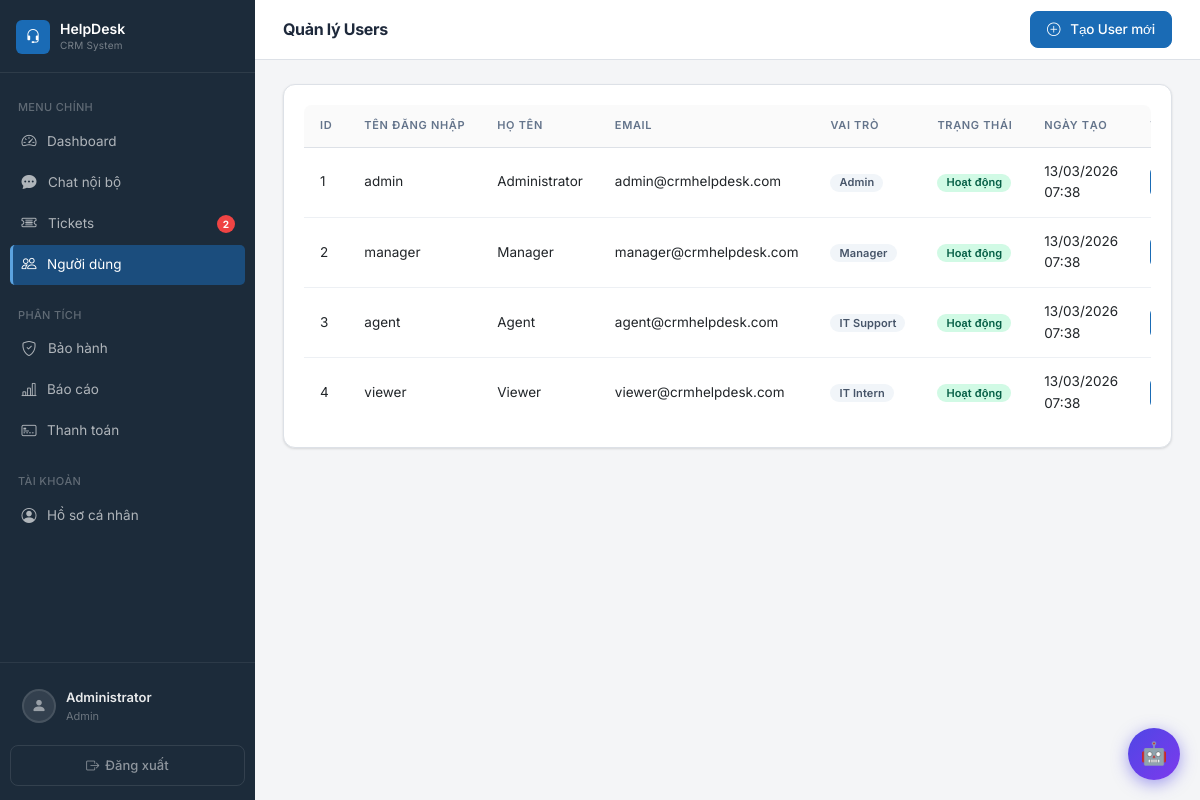
/users.php (signed in), run on the app's committed database.
### tables this page shows
CREATE TABLE IF NOT EXISTS users (
    id INT AUTO_INCREMENT PRIMARY KEY,
    username VARCHAR(50) NOT NULL UNIQUE,
    password VARCHAR(255) NOT NULL,
    fullname VARCHAR(100) NOT NULL,
    email VARCHAR(100) NOT NULL UNIQUE,
    phone VARCHAR(20),
    avatar VARCHAR(255) DEFAULT NULL,
    role_id INT NOT NULL,
    status ENUM('active', 'inactive') DEFAULT 'active',
    created_at TIMESTAMP DEFAULT CURRENT_TIMESTAMP,
    FOREIGN KEY (role_id) REFERENCES roles(id) ON DELETE CASCADE
);

CREATE TABLE IF NOT EXISTS roles (
    id INT AUTO_INCREMENT PRIMARY KEY,
    name VARCHAR(50) NOT NULL UNIQUE,
    hierarchy_level TINYINT UNSIGNED NOT NULL DEFAULT 99
);

### includes/auth.php (called while the page is built, shortened)
<?php
require_once 'controllers/authController.php';
$authController = new AuthController();
function getCurrentUser() {
    global $authController;
    return $authController->getCurrentUser();
}
function hasRole($roleName) {
    global $authController;
    return $authController->hasRole($roleName);
}
function hasAnyRole($roles) {
    global $authController;
    return $authController->hasAnyRole($roles);
}
function requireRole($roleName) {
    global $authController;
    $authController->requireRole($roleName);
}
function getUserDisplayName() {
    $user = getCurrentUser();
    return $user ? $user['fullname'] : 'Guest';
}
function getUserRoleDisplayName() {
    $user = getCurrentUser();
    return $user ? $user['role_name'] : '';
}
?>

### controllers/authController.php (called while the page is built, shortened)
<?php
require_once __DIR__ . '/../models/User.php';
class AuthController {
    private $userModel;
    public function __construct() {
        $this->userModel = new User();
    }
    public function isLoggedIn() {
        return isset($_SESSION['user_id']);
    }
    public function getCurrentUser() {
        return [
            'id' => $_SESSION['user_id'],
            'username' => $_SESSION['username'],
            'fullname' => $_SESSION['fullname'],
            'role_id' => $_SESSION['role_id'],
            'role_name' => $_SESSION['role_name']
        ];
    }
    public function hasRole($roleName) {
        $user = $this->getCurrentUser();
        return $user['role_name'] === $roleName;
    }
    public function hasAnyRole($roles) {
        $user = $this->getCurrentUser();
        return in_array($user['role_name'], $roles);
    }
    public function requireLogin() {
        $user = $this->userModel->findById($_SESSION['user_id']);
    }
    public function requireRole($roleName) {
        $this->requireLogin();
    }
}
?>

### models/User.php (called while the page is built, shortened)
<?php
require_once __DIR__ . '/../config/database.php';
class User {
    private $pdo;
    public function __construct() {
        global $pdo;
        $this->pdo = $pdo;
    }
    public function findById($id) {
        $stmt = $this->pdo->prepare("SELECT u.*, r.name as role_name FROM users u JOIN roles r ON u.role_id = r.id WHERE u.id = ?");
        $stmt->execute([$id]);
        return $stmt->fetch();
    }
    public function getAll() {
        $stmt = $this->pdo->query("SELECT u.*, r.name as role_name FROM users u JOIN roles r ON u.role_id = r.id ORDER BY u.created_at DESC");
        return $stmt->fetchAll();
    }
}
?>

### controllers/userController.php (called while the page is built, shortened)
<?php
require_once __DIR__ . '/../models/User.php';
require_once __DIR__ . '/authController.php';
class UserController {
    private $userModel;
    private $authController;
    public function __construct() {
        $this->userModel = new User();
        $this->authController = new AuthController();
    }
    public function getUsers() {
        $this->authController->requireRole('Admin');
        return $this->userModel->getAll();
    }
}
?>

### includes/functions.php (called while the page is built, shortened)
<?php
function formatDate($date, $format = 'd/m/Y H:i') {
    return date($format, strtotime($date));
}
?>

### users.php (the view, shortened to what this page needs)
<?php
require_once 'includes/auth.php';
require_once 'includes/functions.php';
require_once 'controllers/userController.php';
requireRole('Admin');
$userController = new UserController();
$action = $_GET['action'] ?? 'list';
switch ($action) {
    default:
        $pageTitle = 'Quản lý Users';
        $pageActions = '<a href="users.php?action=create" class="btn btn-primary">
            <i class="bi bi-plus-circle me-1"></i>Tạo User mới
        </a>';
        $users = $userController->getUsers();
        break;
}
include 'includes/header.php';
?>
<?php if ($action === 'list'): ?>
    <div class="card">
        <div class="card-body">
            <?php if (empty($users)): ?>
                <p class="text-muted text-center py-4">Chưa có user nào.</p>
            <?php else: ?>
                <div class="table-responsive">
                    <table class="table table-hover">
                        <thead>
                            <tr>
                                <th>ID</th>
                                <th>Tên đăng nhập</th>
                                <th>Họ tên</th>
                                <th>Email</th>
                                <th>Vai trò</th>
                                <th>Trạng thái</th>
                                <th>Ngày tạo</th>
                                <th>Thao tác</th>
                            </tr>
                        </thead>
                        <tbody>
                            <?php foreach ($users as $user): ?>
                                <tr>
                                    <td><?php echo $user['id']; ?></td>
                                    <td><?php echo htmlspecialchars($user['username']); ?></td>
                                    <td><?php echo htmlspecialchars($user['fullname']); ?></td>
                                    <td><?php echo htmlspecialchars($user['email']); ?></td>
                                    <td>
                                        <span class="badge bg-secondary"><?php echo $user['role_name']; ?></span>
                                    </td>
                                    <td>
                                        <span class="badge bg-<?php echo ($user['status'] === 'active') ? 'success' : 'danger'; ?>">
                                            <?php echo ($user['status'] === 'active') ? 'Hoạt động' : 'Khóa'; ?>
                                        </span>
                                    </td>
                                    <td><?php echo formatDate($user['created_at']); ?></td>
                                    <td>
                                    </td>
                                </tr>
                            <?php endforeach; ?>
                        </tbody>
                    </table>
                </div>
            <?php endif; ?>
        </div>
    </div>
<?php endif; ?>
<?php include 'includes/footer.php'; ?>

### includes/header.php (shortened to what this page needs)
<!DOCTYPE html>
<html lang="vi">
<head>
    <link href="assets/css/bootstrap.min.css" rel="stylesheet">
    <link href="assets/icons/bootstrap-icons.css" rel="stylesheet">
</head>
<body>
<?php
$sidebarUser = null;
if (isset($userFull)) {
    $sidebarUser = $userFull;
} else {
    global $pdo;
    $cu = getCurrentUser();
    if ($cu && $pdo) {
        $stmt = $pdo->prepare("SELECT avatar FROM users WHERE id = ?");
        $stmt->execute([$cu['id']]);
        $sidebarUser = $stmt->fetch();
    }
}
$currentPage = basename($_SERVER['PHP_SELF']);
$_sidebarBadge = 0;
if (hasAnyRole(['Admin', 'Manager', 'IT Helpdesk']) && isset($pdo)) {
    try {
        $stmt = $pdo->query("
            SELECT COUNT(*) FROM tickets t
            JOIN statuses s ON t.status_id = s.id
            WHERE t.assigned_to IS NULL AND s.name != 'Đã đóng'
        ");
        $_sidebarBadge = (int)$stmt->fetchColumn();
    } catch (\PDOException $e) {
        $_sidebarBadge = 0;
    }
}
?>
<nav class="sidebar" id="sidebar">
    <div class="sidebar-brand">
        <div class="sidebar-brand-icon">
            <i class="bi bi-headset"></i>
        </div>
        <div>
            <div class="sidebar-brand-text">HelpDesk</div>
            <div class="sidebar-brand-sub">CRM System</div>
        </div>
    </div>
    <div class="sidebar-nav">
        <div class="sidebar-label">Menu chính</div>
        <a href="dashboard.php" class="sidebar-link <?php echo $currentPage === 'dashboard.php' ? 'active' : ''; ?>">
            <i class="bi bi-speedometer2"></i>
            Dashboard
        </a>
        <a href="chat.php" class="sidebar-link <?php echo $currentPage === 'chat.php' ? 'active' : ''; ?>" style="justify-content:space-between;">
            <span style="display:flex;align-items:center;gap:10px;">
                <i class="bi bi-chat-dots-fill"></i>
                Chat nội bộ
            </span>
        </a>
        <a href="tickets.php" class="sidebar-link <?php echo $currentPage === 'tickets.php' ? 'active' : ''; ?>" style="justify-content:space-between;">
            <span style="display:flex;align-items:center;gap:10px;">
                <i class="bi bi-ticket-detailed"></i>
                Tickets
            </span>
            <?php if ($_sidebarBadge > 0): ?>
                <span style="background:#ef4444;color:#fff;font-size:10px;font-weight:700;padding:2px 6px;border-radius:100px;line-height:1.4;flex-shrink:0;"><?php echo $_sidebarBadge; ?></span>
            <?php endif; ?>
        </a>
        <?php if (hasRole('Admin')): ?>
        <a href="users.php" class="sidebar-link <?php echo $currentPage === 'users.php' ? 'active' : ''; ?>">
            <i class="bi bi-people"></i>
            Người dùng
        </a>
        <?php endif; ?>
        <div class="sidebar-label" style="margin-top:8px;">Phân tích</div>
        <a href="warranty.php" class="sidebar-link <?php echo $currentPage === 'warranty.php' ? 'active' : ''; ?>" style="justify-content:space-between;">
            <span style="display:flex;align-items:center;gap:10px;">
                <i class="bi bi-shield-check"></i>
                Bảo hành
            </span>
        </a>
        <a href="reports.php" class="sidebar-link <?php echo $currentPage === 'reports.php' ? 'active' : ''; ?>">
            <i class="bi bi-bar-chart-line"></i>
            Báo cáo
        </a>
        <?php if (hasAnyRole(['Admin', 'Manager'])): ?>
        <a href="billing.php" class="sidebar-link <?php echo $currentPage === 'billing.php' ? 'active' : ''; ?>" style="justify-content:space-between;">
            <span style="display:flex;align-items:center;gap:9px;">
                <i class="bi bi-credit-card-2-front"></i>
                Thanh toán
            </span>
        </a>
        <?php endif; ?>
        <div class="sidebar-label" style="margin-top:8px;">Tài khoản</div>
        <a href="profile.php" class="sidebar-link <?php echo $currentPage === 'profile.php' ? 'active' : ''; ?>">
            <i class="bi bi-person-circle"></i>
            Hồ sơ cá nhân
        </a>
    </div>
    <div class="sidebar-footer">
        <a href="profile.php" class="sidebar-user">
            <?php if (!empty($sidebarUser['avatar'])): ?>
                <img src="assets/avatars/<?php echo htmlspecialchars($sidebarUser['avatar']); ?>"
                     class="sidebar-user-avatar" alt="Avatar">
            <?php else: ?>
                <div class="sidebar-user-placeholder">
                    <i class="bi bi-person-fill"></i>
                </div>
            <?php endif; ?>
            <div class="sidebar-user-info">
                <div class="sidebar-user-name"><?php echo htmlspecialchars(getUserDisplayName()); ?></div>
                <div class="sidebar-user-role"><?php echo htmlspecialchars(getUserRoleDisplayName()); ?></div>
            </div>
        </a>
        <a href="logout.php" class="sidebar-logout">
            <i class="bi bi-box-arrow-right"></i>
            Đăng xuất
        </a>
    </div>
</nav>
<div class="main-content">
    <div class="topbar">
        <div class="topbar-title"><?php echo isset($pageTitle) ? htmlspecialchars($pageTitle) : 'Dashboard'; ?></div>
        <div class="topbar-actions">
            <?php if (isset($pageActions)) echo $pageActions; ?>
        </div>
    </div>
    <div class="page-content">

### includes/footer.php (shortened to what this page needs)
    </div>
</div>
</body>
</html>

### data on the page
users: fullname "Administrator", role.name "Admin", id "1", username "admin", email "admin@crmhelpdesk.com", status "Hoạt động", created_at "13/03/2026 07:38"
users: id "2", username "manager", fullname "Manager", email "manager@crmhelpdesk.com", role.name "Manager", status "Hoạt động", created_at "13/03/2026 07:38"
users: id "3", username "agent", fullname "Agent", email "agent@crmhelpdesk.com", role.name "IT Support", status "Hoạt động", created_at "13/03/2026 07:38"
users: id "4", username "viewer", fullname "Viewer", email "viewer@crmhelpdesk.com", role.name "IT Intern", status "Hoạt động", created_at "13/03/2026 07:38"

### other printed values
$_sidebarBadge "2"
$pageTitle "Quản lý Users"
